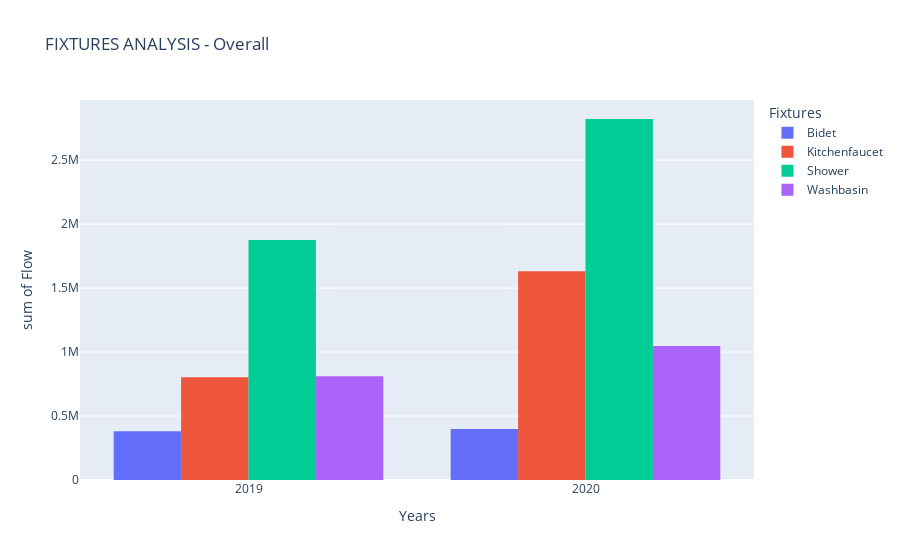
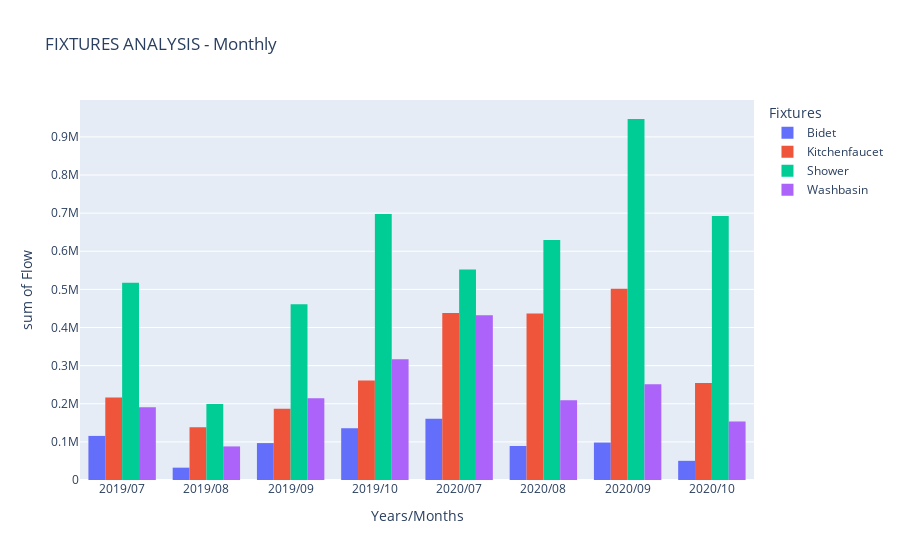

The notebook cell these images were saved under, in order:
### Code cell
# Plotting 
fig = px.histogram(group, 
                    x =  group.index.get_level_values(1), 
                    y =  group['Flow'], 
                    color = group.index.get_level_values(0), 
                    barmode = 'group',
                    title = 'FIXTURES ANALYSIS - Overall',
                    labels = {'x' : 'Years', 'color' : 'Fixtures'}
                   ) 

fig1 = px.histogram(group1, 
                    x =  group1.index.get_level_values(1), 
                    y =  group1['Flow'], 
                    color = group1.index.get_level_values(0), 
                    barmode = 'group',
                    title = 'FIXTURES ANALYSIS - Monthly',
                    labels = {'x' : 'Years/Months', 'color' : 'Fixtures'}
                   ) 

fig.show()
fig1.show()

### Figure 1 — Plotly figure (JSON) as saved in the notebook; plotly's stock layout.template omitted (floating-point values rounded to 4 significant figures)
{"data": [{"alignmentgroup": "True", "bingroup": "x", "histfunc": "sum", "hovertemplate": "Fixtures=Bidet<br>Years=%{x}<br>sum of Flow=%{y}<extra></extra>", "legendgroup": "Bidet", "marker": {"color": "#636efa", "pattern": {"shape": ""}}, "name": "Bidet", "offsetgroup": "Bidet", "orientation": "v", "showlegend": true, "type": "histogram", "x": ["2019", "2020"], "xaxis": "x", "y": [380416, 398617], "yaxis": "y"}, {"alignmentgroup": "True", "bingroup": "x", "histfunc": "sum", "hovertemplate": "Fixtures=Kitchenfaucet<br>Years=%{x}<br>sum of Flow=%{y}<extra></extra>", "legendgroup": "Kitchenfaucet", "marker": {"color": "#EF553B", "pattern": {"shape": ""}}, "name": "Kitchenfaucet", "offsetgroup": "Kitchenfaucet", "orientation": "v", "showlegend": true, "type": "histogram", "x": ["2019", "2020"], "xaxis": "x", "y": [802757, 1631032], "yaxis": "y"}, {"alignmentgroup": "True", "bingroup": "x", "histfunc": "sum", "hovertemplate": "Fixtures=Shower<br>Years=%{x}<br>sum of Flow=%{y}<extra></extra>", "legendgroup": "Shower", "marker": {"color": "#00cc96", "pattern": {"shape": ""}}, "name": "Shower", "offsetgroup": "Shower", "orientation": "v", "showlegend": true, "type": "histogram", "x": ["2019", "2020"], "xaxis": "x", "y": [1876084, 2820991], "yaxis": "y"}, {"alignmentgroup": "True", "bingroup": "x", "histfunc": "sum", "hovertemplate": "Fixtures=Washbasin<br>Years=%{x}<br>sum of Flow=%{y}<extra></extra>", "legendgroup": "Washbasin", "marker": {"color": "#ab63fa", "pattern": {"shape": ""}}, "name": "Washbasin", "offsetgroup": "Washbasin", "orientation": "v", "showlegend": true, "type": "histogram", "x": ["2019", "2020"], "xaxis": "x", "y": [810182, 1046162], "yaxis": "y"}], "layout": {"barmode": "group", "legend": {"title": {"text": "Fixtures"}, "tracegroupgap": 0}, "title": {"text": "FIXTURES ANALYSIS - Overall"}, "xaxis": {"anchor": "y", "domain": [0, 1], "title": {"text": "Years"}}, "yaxis": {"anchor": "x", "domain": [0, 1], "title": {"text": "sum of Flow"}}}}

### Figure 2 — Plotly figure (JSON) as saved in the notebook; plotly's stock layout.template omitted (floating-point values rounded to 4 significant figures)
{"data": [{"alignmentgroup": "True", "bingroup": "x", "histfunc": "sum", "hovertemplate": "Fixtures=Bidet<br>Years/Months=%{x}<br>sum of Flow=%{y}<extra></extra>", "legendgroup": "Bidet", "marker": {"color": "#636efa", "pattern": {"shape": ""}}, "name": "Bidet", "offsetgroup": "Bidet", "orientation": "v", "showlegend": true, "type": "histogram", "x": ["2019/07", "2019/08", "2019/09", "2019/10", "2020/07", "2020/08", "2020/09", "2020/10"], "xaxis": "x", "y": [115663, 32354, 96779, 135620, 160868, 89251, 98233, 50265], "yaxis": "y"}, {"alignmentgroup": "True", "bingroup": "x", "histfunc": "sum", "hovertemplate": "Fixtures=Kitchenfaucet<br>Years/Months=%{x}<br>sum of Flow=%{y}<extra></extra>", "legendgroup": "Kitchenfaucet", "marker": {"color": "#EF553B", "pattern": {"shape": ""}}, "name": "Kitchenfaucet", "offsetgroup": "Kitchenfaucet", "orientation": "v", "showlegend": true, "type": "histogram", "x": ["2019/07", "2019/08", "2019/09", "2019/10", "2020/07", "2020/08", "2020/09", "2020/10"], "xaxis": "x", "y": [216510, 138038, 187113, 261096, 438041, 436947, 501328, 254716], "yaxis": "y"}, {"alignmentgroup": "True", "bingroup": "x", "histfunc": "sum", "hovertemplate": "Fixtures=Shower<br>Years/Months=%{x}<br>sum of Flow=%{y}<extra></extra>", "legendgroup": "Shower", "marker": {"color": "#00cc96", "pattern": {"shape": ""}}, "name": "Shower", "offsetgroup": "Shower", "orientation": "v", "showlegend": true, "type": "histogram", "x": ["2019/07", "2019/08", "2019/09", "2019/10", "2020/07", "2020/08", "2020/09", "2020/10"], "xaxis": "x", "y": [517599, 199621, 461125, 697739, 552103, 629717, 946898, 692273], "yaxis": "y"}, {"alignmentgroup": "True", "bingroup": "x", "histfunc": "sum", "hovertemplate": "Fixtures=Washbasin<br>Years/Months=%{x}<br>sum of Flow=%{y}<extra></extra>", "legendgroup": "Washbasin", "marker": {"color": "#ab63fa", "pattern": {"shape": ""}}, "name": "Washbasin", "offsetgroup": "Washbasin", "orientation": "v", "showlegend": true, "type": "histogram", "x": ["2019/07", "2019/08", "2019/09", "2019/10", "2020/07", "2020/08", "2020/09", "2020/10"], "xaxis": "x", "y": [190805, 88089, 214538, 316750, 432080, 209454, 250911, 153717], "yaxis": "y"}], "layout": {"barmode": "group", "legend": {"title": {"text": "Fixtures"}, "tracegroupgap": 0}, "title": {"text": "FIXTURES ANALYSIS - Monthly"}, "xaxis": {"anchor": "y", "domain": [0, 1], "title": {"text": "Years/Months"}}, "yaxis": {"anchor": "x", "domain": [0, 1], "title": {"text": "sum of Flow"}}}}
